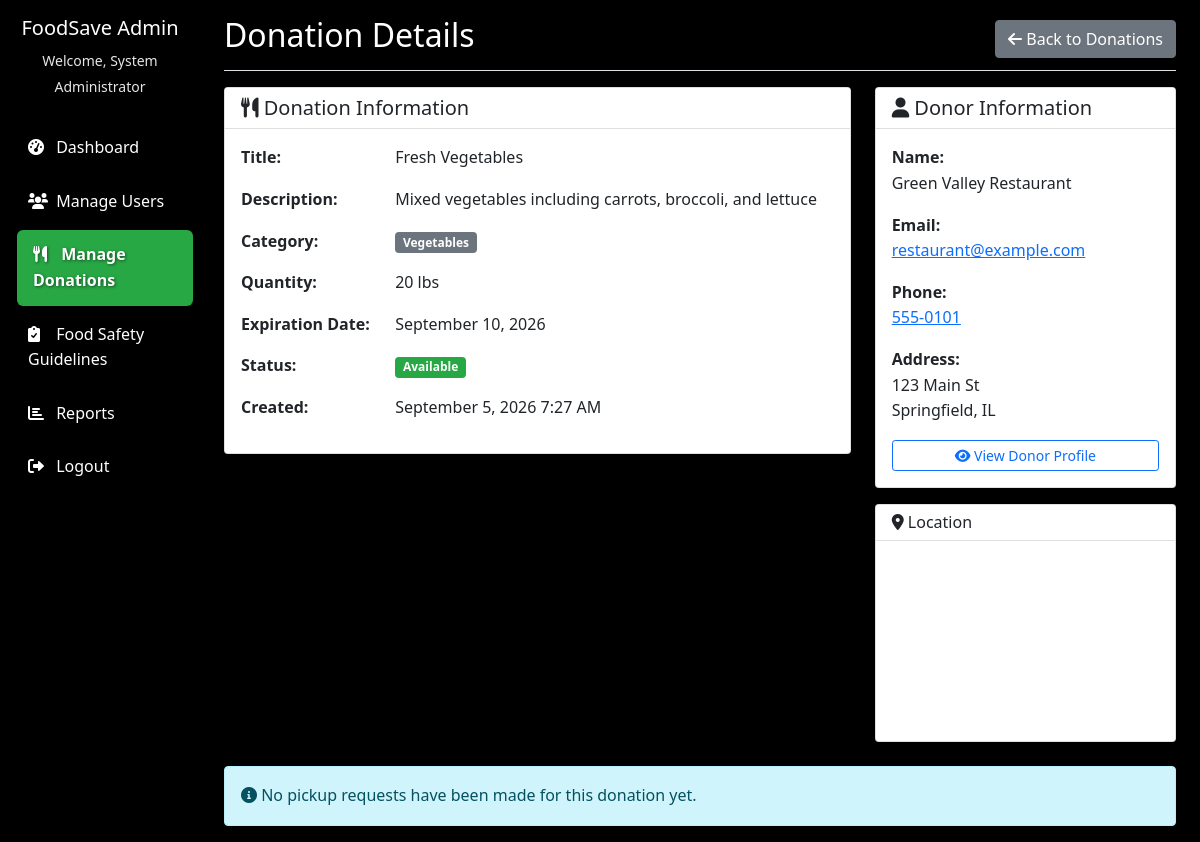
The app's page /admin/view_donation.php?id=1 (signed in) with its own data.
### tables this page shows
CREATE TABLE food_donations (
    id INT AUTO_INCREMENT PRIMARY KEY,
    donor_id INT NOT NULL,
    title VARCHAR(100) NOT NULL,
    description TEXT,
    category ENUM('vegetables', 'fruits', 'dairy', 'meat', 'grains', 'prepared_food', 'other') NOT NULL,
    quantity VARCHAR(50) NOT NULL,
    expiration_date DATE NOT NULL,
    pickup_address TEXT NOT NULL,
    pickup_city VARCHAR(50) NOT NULL,
    pickup_state VARCHAR(50) NOT NULL,
    pickup_zip VARCHAR(10) NOT NULL,
    status ENUM('available', 'pending', 'requested', 'picked_up', 'completed', 'cancelled', 'expired') DEFAULT 'available',
    created_at TIMESTAMP DEFAULT CURRENT_TIMESTAMP,
    updated_at TIMESTAMP DEFAULT CURRENT_TIMESTAMP ON UPDATE CURRENT_TIMESTAMP,
    FOREIGN KEY (donor_id) REFERENCES users(id) ON DELETE CASCADE
);

CREATE TABLE users (
    id INT AUTO_INCREMENT PRIMARY KEY,
    username VARCHAR(50) UNIQUE NOT NULL,
    email VARCHAR(100) UNIQUE NOT NULL,
    password VARCHAR(255) NOT NULL,
    user_type ENUM('admin', 'donor', 'ngo', 'volunteer', 'driver') NOT NULL,
    full_name VARCHAR(150) NOT NULL,
    organization_name VARCHAR(150),
    phone VARCHAR(20),
    address TEXT,
    city VARCHAR(50),
    state VARCHAR(50),
    zip_code VARCHAR(10),
    status ENUM('active', 'pending', 'inactive') DEFAULT 'pending',
    created_at TIMESTAMP DEFAULT CURRENT_TIMESTAMP,
    updated_at TIMESTAMP DEFAULT CURRENT_TIMESTAMP ON UPDATE CURRENT_TIMESTAMP
);

### admin/view_donation.php (the view, shortened to what the rows shown need)
<?php
$donation_id = $_GET['id'] ?? null;
try {
    $pdo = getDBConnection();
    $stmt = $pdo->prepare("
        SELECT fd.*, u.full_name as donor_name, u.phone as donor_phone,
               u.email as donor_email, u.address, u.city, u.state
        FROM food_donations fd
        JOIN users u ON fd.donor_id = u.id
        WHERE fd.id = ?
    ");
    $stmt->execute([$donation_id]);
    $donation = $stmt->fetch(PDO::FETCH_ASSOC);
} catch (PDOException $e) {
    $error = 'Database error: ' . $e->getMessage();
}
?>
<!DOCTYPE html>
<html lang="en">
<head>
    <link href="https://cdn.jsdelivr.net/npm/bootstrap@5.1.3/dist/css/bootstrap.min.css" rel="stylesheet">
    <link href="https://cdnjs.cloudflare.com/ajax/libs/font-awesome/6.0.0/css/all.min.css" rel="stylesheet">
    <link href="../assets/css/style.css" rel="stylesheet">
</head>
<body>
    <div class="container-fluid">
        <div class="row">
            <main class="col-md-9 ms-sm-auto col-lg-10 px-md-4">
                <div class="d-flex justify-content-between flex-wrap flex-md-nowrap align-items-center pt-3 pb-2 mb-3 border-bottom">
                    <h1 class="h2" style="color:white; text-shadow:2px 2px 6px #000;">Donation Details</h1>
                </div>
                <div class="row">
                    <div class="col-md-8">
                        <div class="card">
                            <div class="card-body">
                                <div class="row mb-3">
                                    <div class="col-sm-3"><strong>Title:</strong></div>
                                    <div class="col-sm-9"><?php echo htmlspecialchars($donation['title']); ?></div>
                                </div>
                                <div class="row mb-3">
                                    <div class="col-sm-3"><strong>Description:</strong></div>
                                    <div class="col-sm-9"><?php echo htmlspecialchars($donation['description'] ?: 'No description provided'); ?></div>
                                </div>
                                <div class="row mb-3">
                                    <div class="col-sm-9">
                                        <span class="badge bg-secondary">
                                            <?php echo ucfirst(str_replace('_', ' ', $donation['category'])); ?>
                                        </span>
                                    </div>
                                </div>
                                <div class="row mb-3">
                                    <div class="col-sm-3"><strong>Quantity:</strong></div>
                                    <div class="col-sm-9"><?php echo htmlspecialchars($donation['quantity']); ?></div>
                                </div>
                                <div class="row mb-3">
                                    <div class="col-sm-9">
                                        <?php
                                        $exp_date = strtotime($donation['expiration_date']);
                                        $class = '';
                                        ?>
                                        <span class="<?php echo $class; ?>">
                                            <?php echo date('F j, Y', $exp_date); ?>
                                        </span>
                                    </div>
                                </div>
                                <div class="row mb-3">
                                    <div class="col-sm-9">
                                        <span class="badge status-<?php echo $donation['status']; ?>">
                                            <?php echo ucfirst(str_replace('_', ' ', $donation['status'])); ?>
                                        </span>
                                    </div>
                                </div>
                                <div class="row mb-3">
                                    <div class="col-sm-3"><strong>Created:</strong></div>
                                    <div class="col-sm-9"><?php echo date('F j, Y g:i A', strtotime($donation['created_at'])); ?></div>
                                </div>
                            </div>
                        </div>
                    </div>
                    <div class="col-md-4">
                        <div class="card">
                            <div class="card-body">
                                <div class="mb-3">
                                    <strong>Name:</strong><br>
                                    <?php echo htmlspecialchars($donation['donor_name']); ?>
                                </div>
                                <div class="mb-3">
                                    <strong>Email:</strong><br>
                                    <a href="mailto:<?php echo htmlspecialchars($donation['donor_email']); ?>">
                                        <?php echo htmlspecialchars($donation['donor_email']); ?>
                                    </a>
                                </div>
                                <?php if ($donation['donor_phone']): ?>
                                <div class="mb-3">
                                    <strong>Phone:</strong><br>
                                    <a href="tel:<?php echo htmlspecialchars($donation['donor_phone']); ?>">
                                        <?php echo htmlspecialchars($donation['donor_phone']); ?>
                                    </a>
                                </div>
                                <?php endif; ?>
                                <?php if ($donation['address']): ?>
                                <div class="mb-3">
                                    <strong>Address:</strong><br>
                                    <?php echo htmlspecialchars($donation['address']); ?><br>
                                    <?php echo htmlspecialchars($donation['city']); ?>, <?php echo htmlspecialchars($donation['state']); ?>
                                </div>
                                <?php endif; ?>
                                <div class="d-grid">
                                    <a href="view_user.php?id=<?php echo $donation['donor_id']; ?>" class="btn btn-outline-primary btn-sm">
                                    </a>
                                </div>
                            </div>
                        </div>
                    </div>
                </div>
            </main>
        </div>
    </div>
</body>
</html>

### records on screen
food_donations: title "Fresh Vegetables", description "Mixed vegetables including carrots, broccoli, and lettuce", category "Vegetables", quantity "20 lbs", expiration_date "September 10, 2026", status "Available", created_at "September 5, 2026 7:27 AM", donor.full_name "Green Valley Restaurant", donor.email "restaurant@example.com", donor.phone "555-0101", donor.address "123 Main St", donor.city "Springfield", donor.state "IL"

### other values on screen
$_SESSION['full_name'] "System Administrator"
